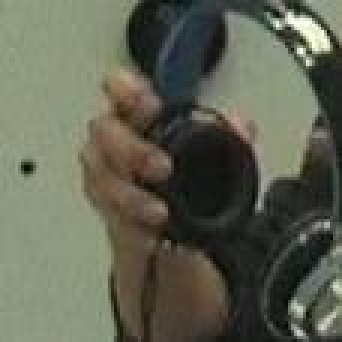
#> input picture images/CMUhand/low_light/00003448.jpg, 114 x 114 px (shown 3 times larger); its folder holds 4 pictures in this run
$ python whimsy.py
#> lines starting #> are read from the running program, lines starting #| are printed output that depends on the picture
import json
import os
import shutil

import numpy as np
import pandas as pd
from PIL import ImageDraw, Image


# [76 lines left out: functions get_image_coordinate, draw_point, read_ori_label, generate_random_numbers, not called in this run]


def lower_illumination():
    ################################################## param settings
    # img_folder_path = r"images/CMUhand/imgs"
    img_folder_path = r"images/CMUhand/low_light"
    new_folder_path = r"low_low_light"
    ##################################################

    if os.path.exists(new_folder_path):
        shutil.rmtree(new_folder_path)
    if not os.path.exists(new_folder_path):
        os.makedirs(new_folder_path)

    for img_name in os.listdir(img_folder_path):
        img_path = os.path.join(img_folder_path, img_name)
        save_path = os.path.join(new_folder_path, img_name)
        img = Image.open(img_path)
#> img is the input picture: PIL image 114x114 RGB; mean R, G, B 96.1, 98.8, 83.1
        img = img.point(lambda p: p * 0.5)
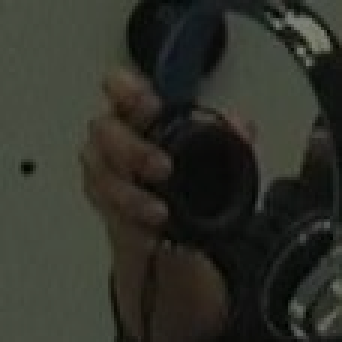
#> img: PIL image 114x114 RGB (shown 3 times larger); mean R, G, B 48.1, 49.4, 41.6
        img.save(save_path)
#> pass 2 of the loop in lower_illumination, `for img_name in os.listdir(img_folder_path):`:
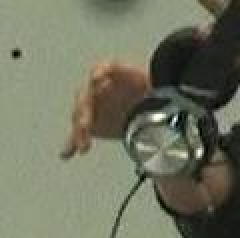
#> input picture images/CMUhand/low_light/00003449.jpg, 120 x 119 px (shown 2 times larger)
#> in lower_illumination, img is the input picture: PIL image 120x119 RGB; mean R, G, B 112.5, 115.4, 95.8
#> in lower_illumination, `img = img.point(lambda p: p * 0.5)`:
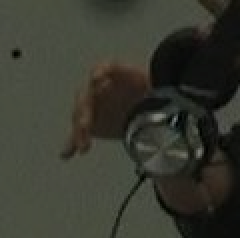
#> img: PIL image 120x119 RGB (shown 2 times larger); mean R, G, B 56.2, 57.7, 47.9
#> pass 3 of the loop in lower_illumination, `for img_name in os.listdir(img_folder_path):`:
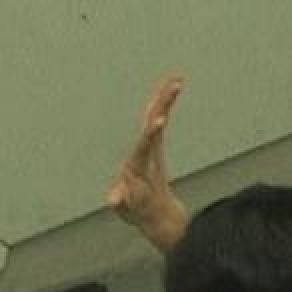
#> input picture images/CMUhand/low_light/00003516.jpg, 146 x 146 px (shown 2 times larger)
#> in lower_illumination, img is the input picture: PIL image 146x146 RGB; mean R, G, B 110.9, 115, 83.4
#> in lower_illumination, `img = img.point(lambda p: p * 0.5)`:
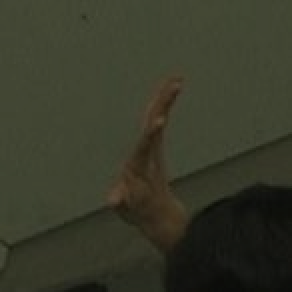
#> img: PIL image 146x146 RGB (shown 2 times larger); mean R, G, B 55.5, 57.5, 41.7
#> the loop made 4 passes; the first 3 are shown


# [30 lines left out: function generate_data, not called in this run]


if __name__ == '__main__':
    # generate_data()
    lower_illumination()
